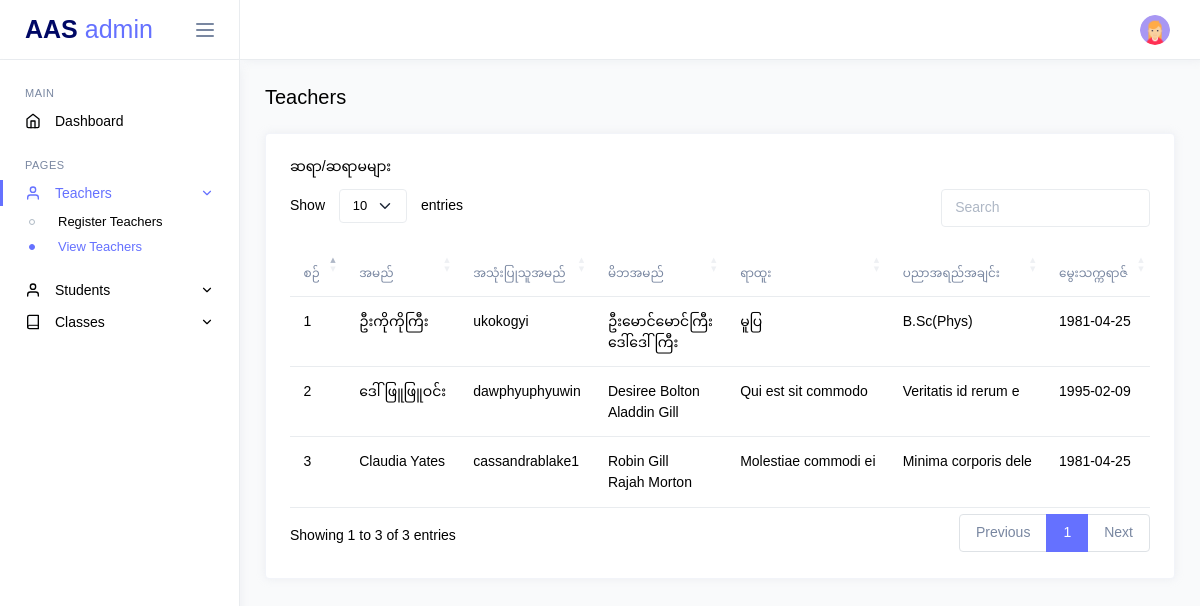
/admin/view-teachers.php (signed in), run on an earlier commit of the app's database.
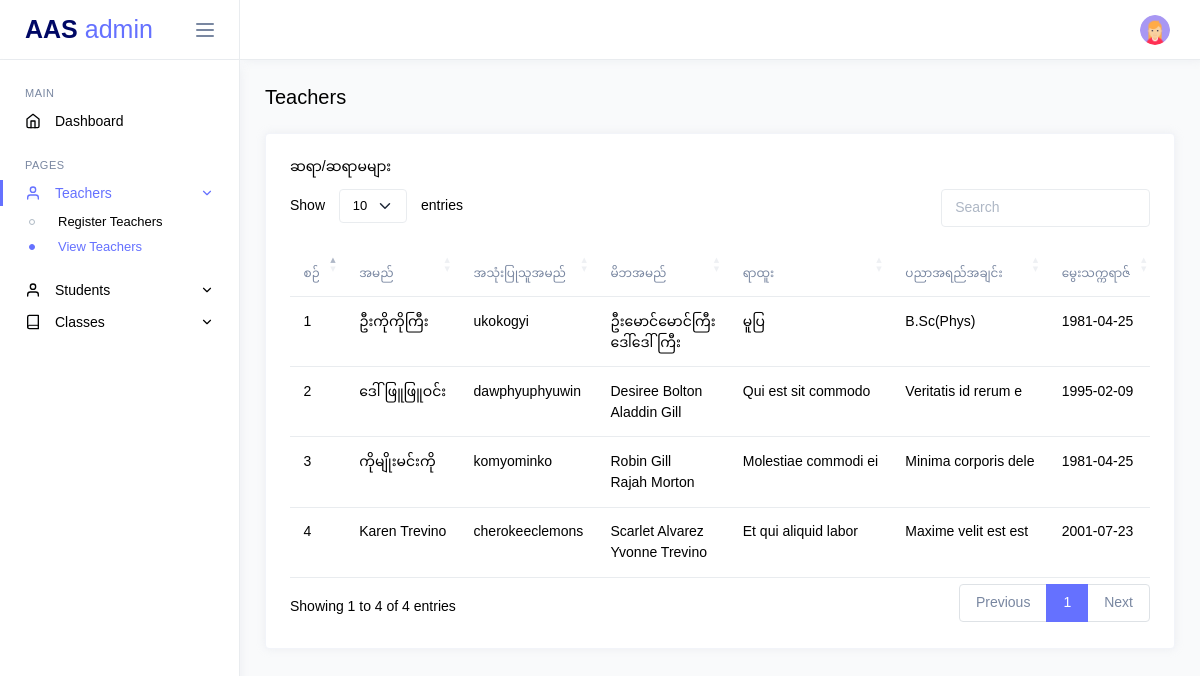
And on a later commit of the database.
### tables this page shows
CREATE TABLE `teachers` (
  `id` int(11) NOT NULL,
  `name_eng` varchar(255) NOT NULL,
  `name_mm` varchar(255) NOT NULL,
  `username` varchar(255) NOT NULL,
  `father_name` varchar(255) NOT NULL,
  `mother_name` varchar(255) NOT NULL,
  `education` varchar(255) DEFAULT NULL,
  `rank` varchar(255) DEFAULT NULL,
  `class_id` int(11) DEFAULT NULL,
  `dob` date DEFAULT NULL,
  `start_edu_at` date DEFAULT NULL,
  `start_current_rank_at` date DEFAULT NULL,
  `start_current_school_at` date DEFAULT NULL,
  `password` varchar(255) NOT NULL DEFAULT '123456',
  `password_status` int(11) NOT NULL DEFAULT 0,
  `phone` varchar(15) DEFAULT NULL,
  `status` enum('active','inactive','','') NOT NULL DEFAULT 'active',
  `address` varchar(255) DEFAULT NULL,
  `bed_status` enum('မပြီး','ပြီး','','') NOT NULL DEFAULT 'မပြီး',
  `phaung_gyi_status` enum('မပြီး','ပြီး','','') NOT NULL DEFAULT 'မပြီး',
  `completed_course` varchar(255) DEFAULT NULL,
  `created_at` datetime NOT NULL DEFAULT current_timestamp(),
  `updated_at` datetime NOT NULL DEFAULT current_timestamp()
);

### core/helpers/Helper.php (called while the page is built, shortened)
<?php
class Helper
{
    public static function startSession()
    {
        if (session_status() === PHP_SESSION_NONE) {
            return session_start();
        }
        return true;
    }
}

### app/controllers/TeacherController.php (called while the page is built, shortened)
<?php
class TeacherController
{
    private $teacherModel;
    public function __construct()
    {
        $database = new MySQL();
        $db = $database->connect();
        $this->teacherModel = new TeacherModel($db);
    }
    public function getAllTeachers()
    {
        return $this->teacherModel->getAllTeachers();
    }
}

### app/models/TeacherModel.php (called while the page is built, shortened)
<?php
class TeacherModel
{
    private $db;
    private $table = 'teachers';
    public function __construct($db)
    {
        $this->db = $db;
    }
    public function getAllTeachers()
    {
        try {
            $query = "SELECT id,name_mm, username, password, father_name, mother_name, rank, education, dob, start_edu_at,bed_status, start_current_rank_at, start_current_school_at, phaung_gyi_status, completed_course, status, phone, address  FROM {$this->table} ";
            $stmt = $this->db->prepare($query);
            $stmt->execute();
            return $stmt->fetchAll(PDO::FETCH_ASSOC);
        } catch (PDOException $e) {
            return $e->getMessage();
        }
    }
}

### public/admin/view-teachers.php (the view, shortened to what this page needs)
<?php
include('../components/header.php');
$teacherController = new TeacherController();
$teachers = $teacherController->getAllTeachers();
?>
<body>
    <div class="main-wrapper">
        <?php
        include('../components/admin_sidebar.php');
        include('../components/admin_navbar.php');
        ?>
        <div class="page-content">
            <div class="d-flex justify-content-between align-items-center flex-wrap grid-margin">
                <div>
                    <h4 class="mb-3 mb-md-0">Teachers</h4>
                </div>
            </div>
            <div class="row">
                <div class="col-md-12 grid-margin stretch-card">
                    <div class="card">
                        <div class="card-body">
                            <h6 class="card-title">ဆရာ/ဆရာမများ </h6>
                            <div class="table-responsive">
                                <table id="teachersTable" class="table ">
                                    <thead>
                                        <tr>
                                            <th>စဉ်</th>
                                            <th>အမည်</th>
                                            <th>အသုံးပြုသူအမည်</th>
                                            <th>မိဘအမည်</th>
                                            <th>ရာထူး</th>
                                            <th>ပညာအရည်အချင်း</th>
                                            <th>မွေးသက္ကရာဇ်</th>
                                        </tr>
                                    </thead>
                                    <tbody>
                                        <?php $count = 1; ?>
                                        <?php foreach ($teachers as $teacher): ?>
                                            <tr>
                                                <td><?= $count ?></td>
                                                <td><?= htmlspecialchars($teacher['name_mm']) ?></td>
                                                <td><?= htmlspecialchars($teacher['username']) ?></td>
                                                <td><?= htmlspecialchars($teacher['father_name']) ?> <br>
                                                    <?= htmlspecialchars($teacher['mother_name']) ?> </td>
                                                <td><?= htmlspecialchars($teacher['rank']) ?></td>
                                                <td><?= htmlspecialchars($teacher['education']) ?></td>
                                                <td><?= htmlspecialchars($teacher['dob']) ?></td>
                                            </tr>
                                            <?php $count++; ?>
                                        <?php endforeach ?>
                                    </tbody>
                                </table>
                            </div>
                        </div>
                    </div>
                </div>
            </div>
        </div>
    </div>
</body>

### public/components/header.php (shortened to what this page needs)
<!DOCTYPE html>
<html lang="en">
<head>
    <link href="../assets/fonts/google-font/roboto.css" rel="stylesheet">
    <link rel="stylesheet" href="../assets/vendors/core/core.css">
    <link rel="stylesheet" href="../assets/vendors/flatpickr/flatpickr.min.css">
    <link rel="stylesheet" href="../assets/vendors/sweetalert2/sweetalert2.min.css">
    <link rel="stylesheet" href="../../../assets/vendors/datatables.net-bs5/dataTables.bootstrap5.css">
    <link rel="stylesheet" href="../assets/fonts/feather-font/css/iconfont.css">
    <link rel="stylesheet" href="../assets/vendors/flag-icon-css/css/flag-icon.min.css">
    <link rel="stylesheet" href="../assets/css/demo1/style.min.css">
</head>

### public/components/admin_sidebar.php (shortened to what this page needs)
<?php
$currentPage = basename($_SERVER['PHP_SELF']);
?>
<nav class="sidebar">
    <div class="sidebar-header">
        <a href="index.php" class="sidebar-brand">
            AAS<span> admin</span>
        </a>
        <div class="sidebar-toggler not-active">
            <span></span>
            <span></span>
            <span></span>
        </div>
    </div>
    <div class="sidebar-body">
        <ul class="nav">
            <li class="nav-item nav-category">Main</li>
            <li class="nav-item">
                <a href="index.php" class="nav-link">
                    <i class="link-icon" data-feather="home"></i>
                    <span class="link-title">Dashboard</span>
                </a>
            </li>
            <li class="nav-item nav-category">Pages</li>
            <li class="nav-item">
                <a class="nav-link" data-bs-toggle="collapse" href="#teachers-pages" role="button" aria-expanded="false" aria-controls="teachers-pages">
                    <i class="link-icon" data-feather="user"></i>
                    <span class="link-title">Teachers</span>
                    <i class="link-arrow" data-feather="chevron-down"></i>
                </a>
                <div class="collapse" id="teachers-pages">
                    <ul class="nav sub-menu">
                        <li class="nav-item">
                            <a href="register-teachers.php"
                                class="nav-link <?php echo ($currentPage == 'register-teachers.php') ? 'active' : ''; ?>">
                                Register Teachers
                            </a>
                        </li>
                        <li class="nav-item">
                            <a href="view-teachers.php"
                                class="nav-link <?php echo ($currentPage == 'view-teachers.php') ? 'active' : ''; ?>">
                                View Teachers
                            </a>
                        </li>
                    </ul>
                </div>
            </li>
            <li class="nav-item">
                <a class="nav-link" data-bs-toggle="collapse" href="#students-pages" role="button" aria-expanded="false" aria-controls="students-pages">
                    <i class="link-icon" data-feather="user"></i>
                    <span class="link-title">Students</span>
                    <i class="link-arrow" data-feather="chevron-down"></i>
                </a>
            </li>
            <li class="nav-item">
                <a class="nav-link" data-bs-toggle="collapse" href="#classes-pages" role="button" aria-expanded="false" aria-controls="classes-pages">
                    <i class="link-icon" data-feather="book"></i>
                    <span class="link-title">Classes</span>
                    <i class="link-arrow" data-feather="chevron-down"></i>
                </a>
            </li>
        </ul>
    </div>
</nav>

### public/components/admin_navbar.php (shortened to what this page needs)
<div class="page-wrapper">
    <nav class="navbar">
        <div class="navbar-content">
            <ul class="navbar-nav">
                <li class="nav-item dropdown">
                    <a class="nav-link dropdown-toggle" href="#" id="profileDropdown" role="button" data-bs-toggle="dropdown" aria-haspopup="true" aria-expanded="false">
                        <img class="wd-30 ht-30 rounded-circle" src="../assets/images/faces/profile.png" alt="profile">
                    </a>
                </li>
            </ul>
        </div>
    </nav>

What changed in the data, as far as the page shows it:
changed teachers "Robin Gill": name_mm "Claudia Yates" → "ကိုမျိုးမင်းကို"; username "cassandrablake1" → "komyominko"
added teachers: name_mm "Karen Trevino", username "cherokeeclemons", father_name "Scarlet Alvarez", mother_name "Yvonne Trevino", rank "Et qui aliquid labor", education "Maxime velit est est", dob "2001-07-23"
Also different on the page:
text written by a page script: "Show entries Showing 1 to 3 of 3 entries Previous 1 Next" → "Show entries Showing 1 to 4 of 4 entries Previous 1 Next"
